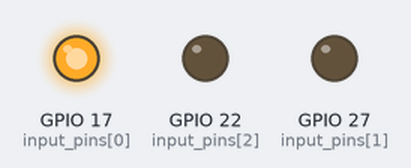
A program run on a simulated Raspberry Pi (BCM pin numbers). Parts: output pins drawn as LEDs (lit = HIGH).

Above: at 0.5 s.
At 1.5 s:
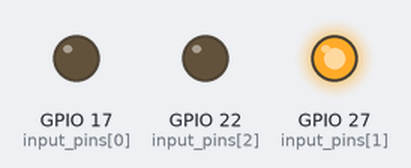
At 5.5 s:
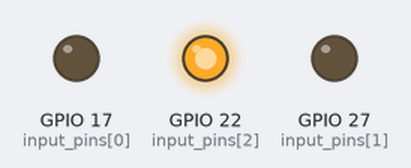
Timing chart, 0 to 6.9 s (numbered marks = the images above):
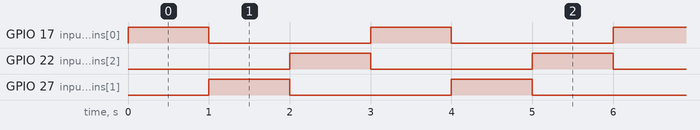

Measured:
- by itself, GPIO 17 (input_pins[0]), GPIO 22 (input_pins[2]), GPIO 27 (input_pins[1]): alternates HIGH for 1.0 s and LOW for 2.0 s
- by itself, everything shown: repeats every 3.0 s, in 3 steps

The program:

gpiotest2.py
```python
import RPi.GPIO as GPIO
import time

input_pins = [17, 27, 22]  # Choose your GPIO pins

GPIO.setmode(GPIO.BCM)

for pin in input_pins:
    GPIO.setup(pin, GPIO.OUT)

def set_light(index, state):
    """Sets the state of a specific light by index."""
    if 0 <= index < len(input_pins):
        GPIO.output(input_pins[index], state)
    else:
        print(f"Invalid index: {index}")

try:
    while True:
        #for i in range(len(input_pins)):
            #set_light(i, GPIO.HIGH) #turns on all lights one at a time.
            #time.sleep(0.5)
            #set_light(i, GPIO.LOW) #turns off all lights one at a time.
            #time.sleep(0.5)

        # Example of accessing and controlling individual lights:
        set_light(0, GPIO.HIGH)  # Turn on light at index 0 (GPIO 17)
        time.sleep(1)
        set_light(0, GPIO.LOW)   # Turn off light at index 0
        set_light(1, GPIO.HIGH) # Turn on light at index 1 (GPIO 27)
        time.sleep(1)
        set_light(1, GPIO.LOW) # Turn off light at index 1
        set_light(2, GPIO.HIGH) # Turn on light at index 2 (GPIO 22)
        time.sleep(1)
        set_light(2, GPIO.LOW) # Turn off light at index 2
except KeyboardInterrupt:
    pass
finally:
    GPIO.cleanup()
```
